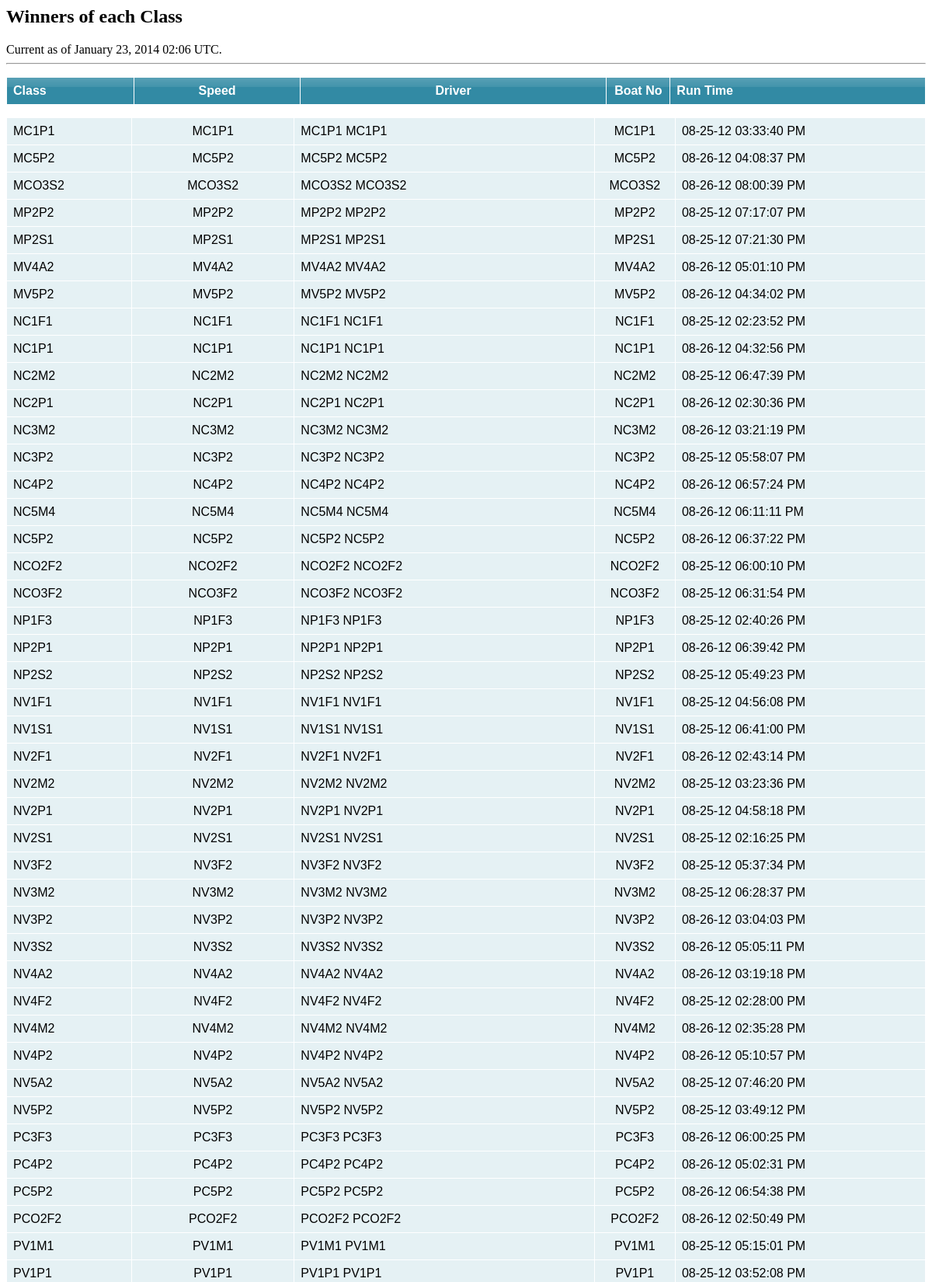
The page /reports/classtop.php (upper part) on the database its author committed.
### tables this page shows
CREATE TABLE IF NOT EXISTS `speeds` (
  `run_id` int(3) NOT NULL AUTO_INCREMENT,
  `competitor_id` int(4) DEFAULT NULL,
  `speed` int(3) DEFAULT NULL,
  `timestamp` timestamp NOT NULL DEFAULT CURRENT_TIMESTAMP ON UPDATE CURRENT_TIMESTAMP,
  `disqual` char(1) DEFAULT NULL,
  `disqual_reason` varchar(60) DEFAULT NULL,
  `boat_class` varchar(10) DEFAULT NULL,
  PRIMARY KEY (`run_id`)
);

CREATE TABLE IF NOT EXISTS `competitors` (
  `competitor_id` int(4) NOT NULL AUTO_INCREMENT,
  `driver_first` varchar(25) NOT NULL DEFAULT '',
  `driver_middle` char(2) DEFAULT NULL,
  `driver_last` varchar(25) NOT NULL DEFAULT '',
  `driver_dob` varchar(11) DEFAULT NULL,
  `driver_address` varchar(25) DEFAULT NULL,
  `driver_address2` varchar(20) DEFAULT NULL,
  `driver_city` varchar(15) DEFAULT NULL,
  `driver_state` char(2) DEFAULT NULL,
  `driver_zip` mediumint(5) DEFAULT NULL,
  `driver_dl` varchar(15) DEFAULT NULL,
  `driver_phone` varchar(12) DEFAULT NULL,
  `owner_first` varchar(25) DEFAULT NULL,
  `owner_middle` char(2) DEFAULT NULL,
  `owner_last` varchar(20) DEFAULT NULL,
  `owner_address` varchar(25) DEFAULT NULL,
  `owner_city` varchar(15) DEFAULT NULL,
  `owner_state` char(2) DEFAULT NULL,
  `owner_zip` mediumint(5) DEFAULT NULL,
  `owner_phone` varchar(12) DEFAULT NULL,
  `sponsor_name` varchar(30) DEFAULT NULL,
  `sponsor_address` varchar(50) DEFAULT NULL,
  `emer_first` varchar(25) DEFAULT NULL,
  `emer_last` varchar(25) DEFAULT NULL,
  `emer_address` varchar(50) DEFAULT NULL,
  `emer_phone` varchar(12) DEFAULT NULL,
  `emer_relation` varchar(30) DEFAULT NULL,
  `boat_class` varchar(8) DEFAULT NULL,
  `boat_number` int(2) DEFAULT NULL,
  `boat_name` varchar(30) DEFAULT NULL,
  `boat_year` smallint(4) DEFAULT NULL,
  `boat_mfg` varchar(20) DEFAULT NULL,
  `boat_hull` varchar(5) DEFAULT NULL,
  `boat_length` tinyint(4) DEFAULT NULL,
  `boat_engines` tinyint(2) DEFAULT NULL,
  `boat_block` varchar(10) DEFAULT NULL,
  `boat_cuinch` int(4) DEFAULT NULL,
  `boat_outdrivetype` varchar(10) DEFAULT NULL,
  `boat_mods` varchar(60) DEFAULT NULL,
  `boat_state` char(2) DEFAULT NULL,
  `driver_email` varchar(30) DEFAULT NULL,
  `bio` text,
  `runs_remain` int(11) NOT NULL DEFAULT '0',
  PRIMARY KEY (`competitor_id`)
);

### reports/classtop.php (the view, shortened to what this page needs)
<HTML>
<HEAD>
<link href="../tablecloth/tablecloth.css" rel="stylesheet" type="text/css" media="screen" />
</HEAD>
<BODY>
<h2> Winners of each Class </h2>
Current as of <?=date( "F d, Y  H:i T.")?><br>
<?php
$sql = 'SELECT DISTINCT boat_class'
        . ' FROM `competitors` ORDER BY boat_class ASC';
$result = mysql_query($sql);
echo "<hr>";
$num = mysql_numrows($result);
$i = 0;
echo "<table border='1' width='95%'>";
	echo "<tr>";
	echo "<th width='10%'>Class</th><th width='13%'><p align='center'>Speed</th><th width='24%'><p align='center'>Driver</th><th width='5%'><p align='center'>Boat No</th><th width='20%'>Run Time</th>";
	echo "</tr>";
	echo "</table>";
echo "<table border='1' width='95%'>";
while ($i < $num) {
	$boat_class = mysql_result($result,$i,"boat_class");
    $sqlmaxspeed = ("SELECT * FROM speeds WHERE boat_class ='$boat_class' ORDER BY speed DESC LIMIT 1");
	$resultmaxspeed = mysql_query($sqlmaxspeed);
	$maxspeednum = mysql_numrows($resultmaxspeed);
	if ($maxspeednum > 0) {
	$maxspeedcompid = mysql_result($resultmaxspeed,0,"competitor_id");
	$maxrunid = mysql_result($resultmaxspeed,0,"run_id");
	$sql2 = ("SELECT competitors.boat_class,competitors.boat_number,competitors.driver_first,competitors.driver_last,competitors.owner_first,competitors.owner_last, speeds.speed,date_format(speeds.timestamp, '%m-%d-%y %h:%i:%s %p') AS timeformat FROM competitors, speeds WHERE competitors.competitor_id=$maxspeedcompid AND speeds.run_id=$maxrunid");
 $result2 = mysql_query($sql2);
   $num2 = mysql_numrows($result2);
    $j = 0;
    while ($j < $num2) {
         $speed = mysql_result($result2,$j,"speeds.speed");
		   $driver_first = mysql_result($result2,$j,"competitors.driver_first");
		   $driver_last = mysql_result($result2,$j,"competitors.driver_last");
		   $boat_number = mysql_result($result2,$j,"competitors.boat_number");
		   $timeformat = mysql_result($result2,$j,"timeformat");
	   echo "<tr>";
	   echo "<td width='10%'>$boat_class</td><td width='13%'><p align='center'>$speed</td><td width='24%'>$driver_first $driver_last</td><td width='5%'><p align='center'>$boat_number</td><td width='20%'>$timeformat</td>";
	 echo "</tr>";
	++$j;
	}
	}
	else {
  }
++$i;
}
echo "</table>";
?>
</BODY>
</HTML>

### tablecloth/tablecloth.css (style rules this page uses)
table, td { font:100% Arial, Helvetica, sans-serif; }
table { width:100%;border-collapse:collapse;margin:1em 0; }
th, td { text-align:left;padding:.5em;border:1px solid #fff; }
th { background:#328aa4 url(tr_back.gif) repeat-x;color:#fff; }
td { background:#e5f1f4; }

### rows shown on the page
speeds: boat_class "MC1P1", competitor.boat_class "MC1P1", timeformat "08-25-12 03:33:40 PM"
speeds: boat_class "MC5P2", competitor.boat_class "MC5P2", timeformat "08-26-12 04:08:37 PM"
speeds: boat_class "MCO3S2", competitor.boat_class "MCO3S2", timeformat "08-26-12 08:00:39 PM"
speeds: boat_class "MP2P2", competitor.boat_class "MP2P2", timeformat "08-25-12 07:17:07 PM"
speeds: boat_class "MP2S1", competitor.boat_class "MP2S1", timeformat "08-25-12 07:21:30 PM"
speeds: boat_class "MV4A2", competitor.boat_class "MV4A2", timeformat "08-26-12 05:01:10 PM"
speeds: boat_class "MV5P2", competitor.boat_class "MV5P2", timeformat "08-26-12 04:34:02 PM"
speeds: boat_class "NC1F1", competitor.boat_class "NC1F1", timeformat "08-25-12 02:23:52 PM"
speeds: boat_class "NC1P1", competitor.boat_class "NC1P1", timeformat "08-26-12 04:32:56 PM"
speeds: boat_class "NC2M2", competitor.boat_class "NC2M2", timeformat "08-25-12 06:47:39 PM"
speeds: boat_class "NC2P1", competitor.boat_class "NC2P1", timeformat "08-26-12 02:30:36 PM"
speeds: boat_class "NC3M2", competitor.boat_class "NC3M2", timeformat "08-26-12 03:21:19 PM"
speeds: boat_class "NC3P2", competitor.boat_class "NC3P2", timeformat "08-25-12 05:58:07 PM"
speeds: boat_class "NC4P2", competitor.boat_class "NC4P2", timeformat "08-26-12 06:57:24 PM"
speeds: boat_class "NC5M4", competitor.boat_class "NC5M4", timeformat "08-26-12 06:11:11 PM"
speeds: boat_class "NC5P2", competitor.boat_class "NC5P2", timeformat "08-26-12 06:37:22 PM"
speeds: boat_class "NCO2F2", competitor.boat_class "NCO2F2", timeformat "08-25-12 06:00:10 PM"
speeds: boat_class "NCO3F2", competitor.boat_class "NCO3F2", timeformat "08-25-12 06:31:54 PM"
speeds: boat_class "NP1F3", competitor.boat_class "NP1F3", timeformat "08-25-12 02:40:26 PM"
speeds: boat_class "NP2P1", competitor.boat_class "NP2P1", timeformat "08-26-12 06:39:42 PM"
speeds: boat_class "NP2S2", competitor.boat_class "NP2S2", timeformat "08-25-12 05:49:23 PM"
speeds: boat_class "NV1F1", competitor.boat_class "NV1F1", timeformat "08-25-12 04:56:08 PM"
speeds: boat_class "NV1S1", competitor.boat_class "NV1S1", timeformat "08-25-12 06:41:00 PM"
speeds: boat_class "NV2F1", competitor.boat_class "NV2F1", timeformat "08-26-12 02:43:14 PM"
speeds: boat_class "NV2M2", competitor.boat_class "NV2M2", timeformat "08-25-12 03:23:36 PM"
speeds: boat_class "NV2P1", competitor.boat_class "NV2P1", timeformat "08-25-12 04:58:18 PM"
speeds: boat_class "NV2S1", competitor.boat_class "NV2S1", timeformat "08-25-12 02:16:25 PM"
speeds: boat_class "NV3F2", competitor.boat_class "NV3F2", timeformat "08-25-12 05:37:34 PM"
speeds: boat_class "NV3M2", competitor.boat_class "NV3M2", timeformat "08-25-12 06:28:37 PM"
speeds: boat_class "NV3P2", competitor.boat_class "NV3P2", timeformat "08-26-12 03:04:03 PM"
speeds: boat_class "NV3S2", competitor.boat_class "NV3S2", timeformat "08-26-12 05:05:11 PM"
speeds: boat_class "NV4A2", competitor.boat_class "NV4A2", timeformat "08-26-12 03:19:18 PM"
speeds: boat_class "NV4F2", competitor.boat_class "NV4F2", timeformat "08-25-12 02:28:00 PM"
speeds: boat_class "NV4M2", competitor.boat_class "NV4M2", timeformat "08-26-12 02:35:28 PM"
speeds: boat_class "NV4P2", competitor.boat_class "NV4P2", timeformat "08-26-12 05:10:57 PM"
speeds: boat_class "NV5A2", competitor.boat_class "NV5A2", timeformat "08-25-12 07:46:20 PM"
speeds: boat_class "NV5P2", competitor.boat_class "NV5P2", timeformat "08-25-12 03:49:12 PM"
speeds: boat_class "PC3F3", competitor.boat_class "PC3F3", timeformat "08-26-12 06:00:25 PM"
speeds: boat_class "PC4P2", competitor.boat_class "PC4P2", timeformat "08-26-12 05:02:31 PM"
speeds: boat_class "PC5P2", competitor.boat_class "PC5P2", timeformat "08-26-12 06:54:38 PM"
speeds: boat_class "PCO2F2", competitor.boat_class "PCO2F2", timeformat "08-26-12 02:50:49 PM"
speeds: boat_class "PV1M1", competitor.boat_class "PV1M1", timeformat "08-25-12 05:15:01 PM"
speeds: boat_class "PV1P1", competitor.boat_class "PV1P1", timeformat "08-25-12 03:52:08 PM"
